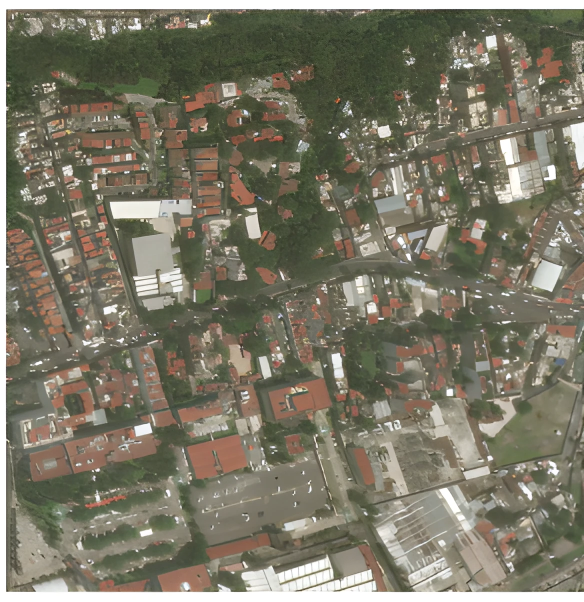
#> input picture input_enhanced.webp, 1168 x 1204 px (shown at 1/2 size)
$ python diag_enhanced.py   (older library calls are emulated)
#> lines starting #> are read from the running program, lines starting #| are printed output that depends on the picture
"""Diagnostic: does the enhanced image agree with the original, and what did it add?"""
import sys
from pathlib import Path

import cv2
import numpy as np
from PIL import Image

HERE = Path(__file__).parent.parent
enh = np.array(Image.open(HERE / "input_enhanced.webp").convert("RGB"))
org = np.array(Image.open(HERE / "input.png").convert("RGB"))
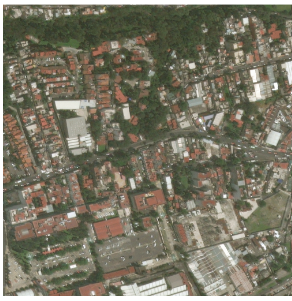
#> input picture input.png, 292 x 301 px
print("enhanced", enh.shape[1], "x", enh.shape[0], " original", org.shape[1], "x", org.shape[0],
      " ratio", enh.shape[1] / org.shape[1], enh.shape[0] / org.shape[0])
#| enhanced 1168 x 1204  original 292 x 301  ratio 4.0 4.0
Image.fromarray(enh).save(HERE / "input_enhanced.png")

# reduce the enhanced image back to the original size and compare
down = cv2.resize(enh, (org.shape[1], org.shape[0]), interpolation=cv2.INTER_AREA)
a = org[8:-8, 8:-8].astype(np.float32)
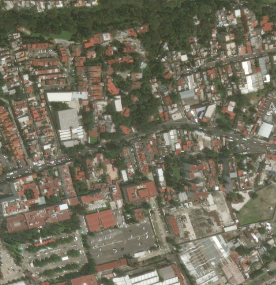
#> a: shape (285, 276, 3) float32; mean R, G, B 115.7, 111.6, 93.6
b = down[8:-8, 8:-8].astype(np.float32)
for i, c in enumerate("RGB"):
    corr = np.corrcoef(a[..., i].ravel(), b[..., i].ravel())[0, 1]
    print(f"{c}: correlation {corr:.3f}   mean original {a[..., i].mean():.1f}  "
          f"enhanced {b[..., i].mean():.1f}   mean abs diff {np.abs(a[..., i] - b[..., i]).mean():.1f}")
#> this loop made 3 passes
#> corr on passes 1 to 3: 0.987, 0.986, 0.986
#| R: correlation 0.987   mean original 115.7  enhanced 116.9   mean abs diff 5.0
#| G: correlation 0.986   mean original 111.6  enhanced 112.9   mean abs diff 4.5
#| B: correlation 0.986   mean original 93.6  enhanced 95.1   mean abs diff 4.9
ga = cv2.cvtColor(org, cv2.COLOR_RGB2GRAY).astype(np.float32)
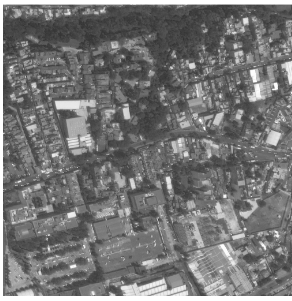
#> ga: shape (301, 292) float32; min 50, max 255, mean 116.9
gb = cv2.cvtColor(down, cv2.COLOR_RGB2GRAY).astype(np.float32)
(sx, sy), resp = cv2.phaseCorrelate(ga, gb)
#> sx = -0.0589; sy = -0.0205; resp = 0.984
print(f"offset of enhanced vs original: dx {sx:.2f} dy {sy:.2f} original px (response {resp:.2f})")
#| offset of enhanced vs original: dx -0.06 dy -0.02 original px (response 0.98)

# local geometric agreement: offset in each cell of a 4 x 4 grid
H, W = ga.shape
#> H = 301; W = 292
offs = []
for gy in range(4):
    for gx in range(4):
        ys = slice(8 + gy * (H - 16) // 4, 8 + (gy + 1) * (H - 16) // 4)
        xs = slice(8 + gx * (W - 16) // 4, 8 + (gx + 1) * (W - 16) // 4)
        (dx, dy), r = cv2.phaseCorrelate(ga[ys, xs], gb[ys, xs])
        offs.append((dx, dy))
#> after the loop, offs = 16 items, first 6: (-0.131, -0.0292), (-0.0698, 0.0049), (-0.132, -0.0184), (-0.0815, -0.0165), (-0.061, -0.0218), (-0.0242, -0.0243)
offs = np.array(offs)
#> offs = 16 rows, first 8: [-0.131, -0.0292], [-0.0698, 0.0049], [-0.132, -0.0184], [-0.0815, -0.0165], [-0.061, -0.0218], [-0.0242, -0.0243], [-0.0901, 0.0129], [-0.0285, -0.042]
print("local offsets (4 x 4 cells): max |dx| %.2f  max |dy| %.2f  rms %.2f original px"
      % (np.abs(offs[:, 0]).max(), np.abs(offs[:, 1]).max(), np.sqrt((offs ** 2).sum(1).mean())))
#| local offsets (4 x 4 cells): max |dx| 0.13  max |dy| 0.09  rms 0.08 original px

upb = cv2.resize(org, (enh.shape[1], enh.shape[0]), interpolation=cv2.INTER_CUBIC)
lap = lambda im: float(cv2.Laplacian(cv2.cvtColor(im, cv2.COLOR_RGB2GRAY), cv2.CV_32F).std())
print(f"fine-detail energy (Laplacian std): bicubic upscale {lap(upb):.1f}   enhanced {lap(enh):.1f}")
#| fine-detail energy (Laplacian std): bicubic upscale 4.0   enhanced 20.7
gv = lambda im: cv2.cvtColor(im, cv2.COLOR_RGB2GRAY).astype(np.float32)
print("brightness percentiles 1/5/50/95/99:  original",
      np.percentile(gv(org[8:-8, 8:-8]), [1, 5, 50, 95, 99]).round(0),
      " enhanced", np.percentile(gv(enh[32:-32, 32:-32]), [1, 5, 50, 95, 99]).round(0))
#| brightness percentiles 1/5/50/95/99:  original [ 60.  67. 105. 182. 224.]  enhanced [ 59.  67. 105. 196. 242.]
